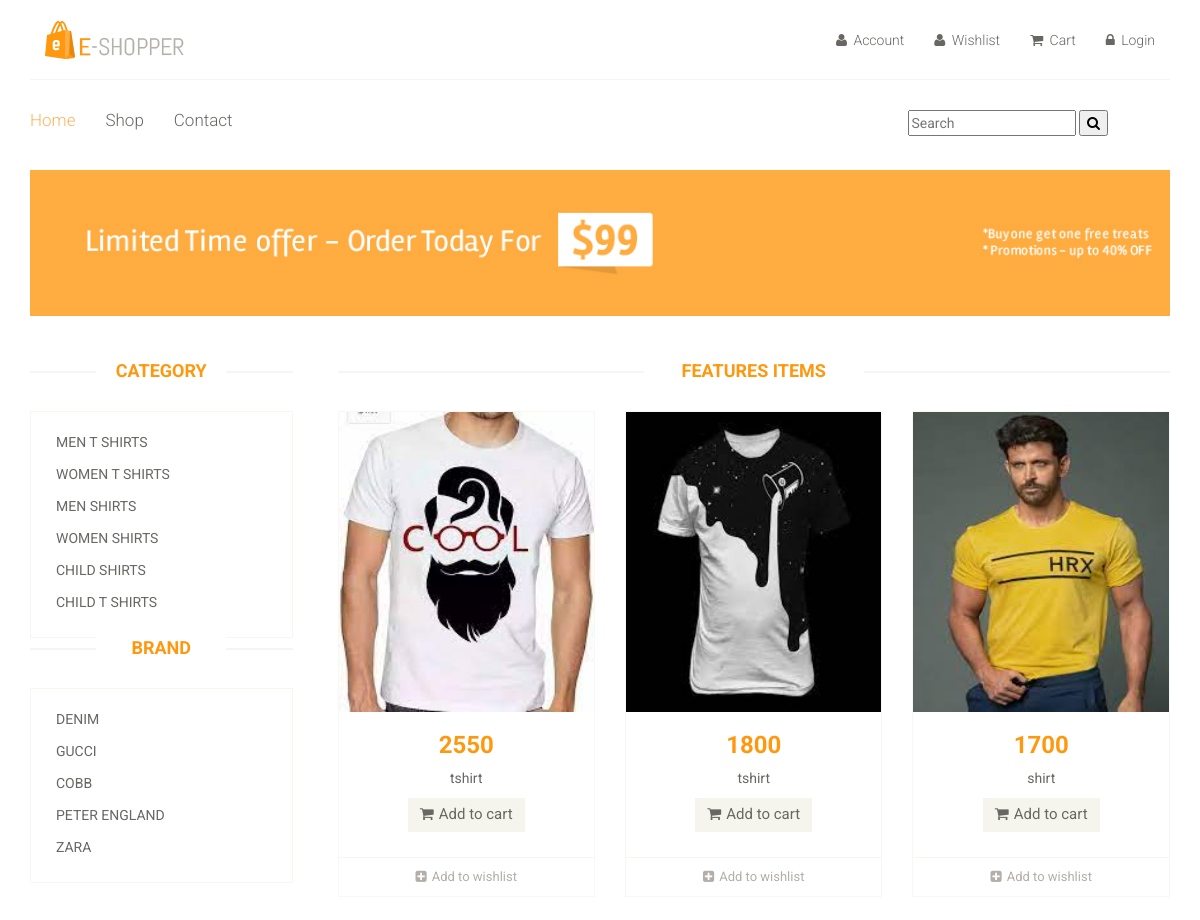
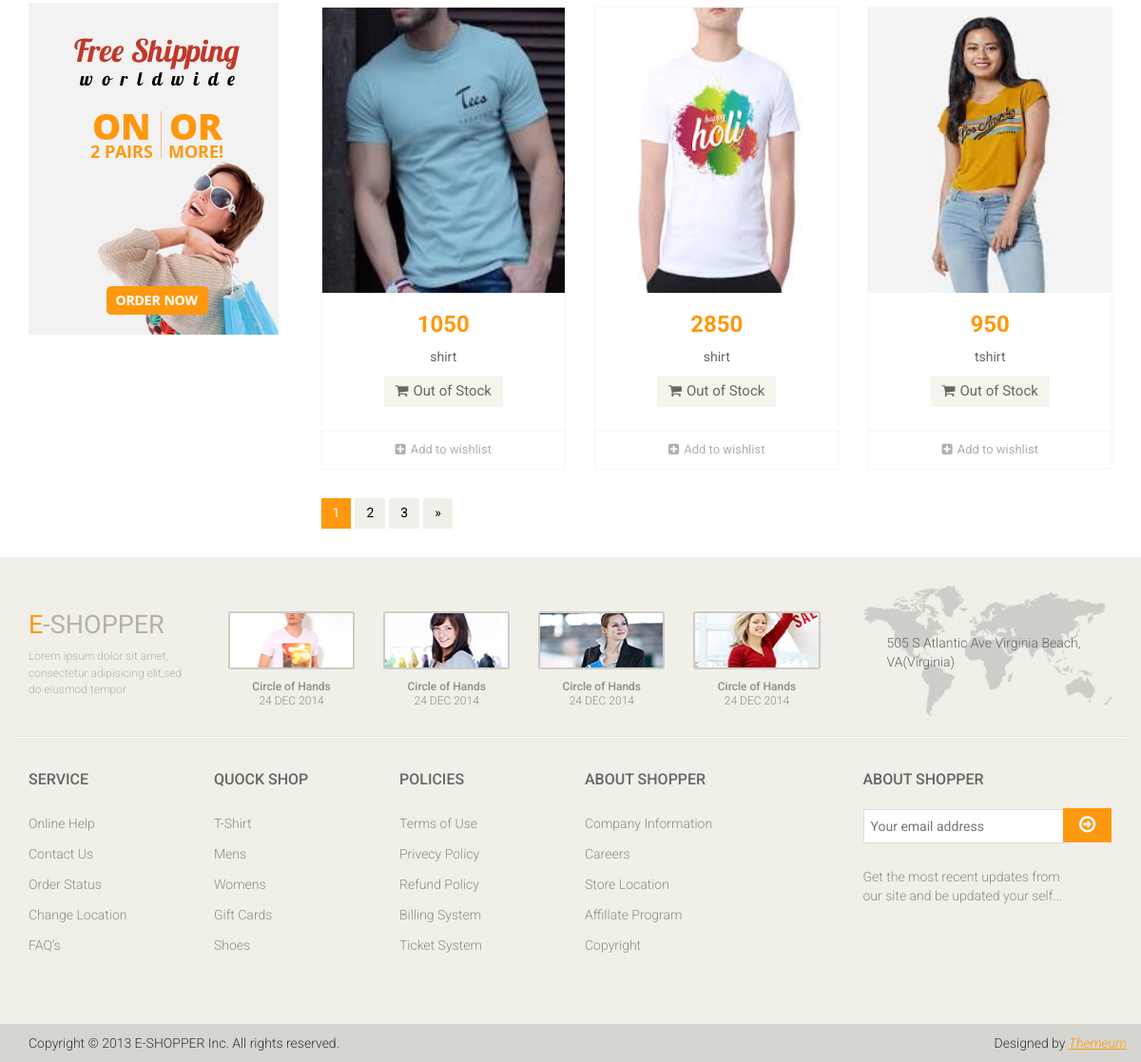
The page /shop/default/default/ on the database its author committed (2 pictures, top to bottom).
### mainApp/models.py (models this page shows, shortened)
class Category(models.Model):
    name=models.CharField(max_length=50)

class Brand(models.Model):
    name=models.CharField(max_length=50)

class Product(models.Model):
    name= models.CharField(max_length=50)
    desc= models.TextField()
    stock=models.BooleanField(default=False)
    category=models.ForeignKey(Category,on_delete=models.CASCADE)
    brand=models.ForeignKey(Brand,on_delete=models.CASCADE)
    seller=models.ForeignKey(Seller,on_delete=models.CASCADE)
    basePrice=models.IntegerField()
    discount=models.IntegerField(default=0,null=True,blank=True)
    finalPrice=models.IntegerField(default=0,null=True,blank=True)
    red= models.BooleanField(default=False,null=True,blank=True)
    green= models.BooleanField(default=False,null=True,blank=True)
    black= models.BooleanField(default=False,null=True,blank=True)
    white= models.BooleanField(default=False,null=True,blank=True)
    pink= models.BooleanField(default=False,null=True,blank=True)
    xs= models.BooleanField(default=False,null=True,blank=True)
    s= models.BooleanField(default=False,null=True,blank=True)
    l= models.BooleanField(default=False,null=True,blank=True)
    m= models.BooleanField(default=False,null=True,blank=True)
    xl= models.BooleanField(default=False,null=True,blank=True)
    xl= models.BooleanField(default=False,null=True,blank=True)
    img1= models.ImageField(upload_to='images/',default=None,null=True,blank=True)
    img2= models.ImageField(upload_to='images/',default=None,null=True,blank=True)
    img3= models.ImageField(upload_to='images/',default=None,null=True,blank=True)
    img4= models.ImageField(upload_to='images/',default=None,null=True,blank=True)
    img5= models.ImageField(upload_to='images/',default=None,null=True,blank=True)
    date=models.DateTimeField(auto_now=True)

### mainApp/views.py (the view)
# urls.py: path('shop/<str:cat>/<str:br>/',views.shopDetails),
def shopDetails(request,cat,br):
    c=Category.objects.all()
    brand=Brand.objects.all()
    if(cat=="default" and br=="default"):
        p=Product.objects.all()
    elif(not cat=="default" and br=="default"):
        cobj=Category.objects.get(name=cat)
        p=Product.objects.filter(category=cobj)
    elif(cat=="default" and not br=="default"):
        bobj=Brand.objects.get(name=br)
        p=Product.objects.filter(brand=bobj)
    else:
        cobj=Category.objects.get(name=cat)
        bobj=Brand.objects.get(name=br)
        p=Product.objects.filter(brand=bobj,category=cobj)
    return render(request, "shop.html",{
                        "Category":c,
                        "Brand":brand,
                        "Product":p,
                        "Cat":cat,
                        "Br":br})

### mainApp/templates/shop.html (shortened to what this page needs)
{% extends 'index.html' %}
{% load static %}
{% block body %}
	<section id="advertisement">
		<div class="container">
			<img src="{% static 'images/shop/advertisement.jpg' %}" alt="" />
		</div>
	</section>
	<section>
		<div class="container">
			<div class="row">
				<div class="col-sm-3">
					<div class="left-sidebar">
						<div class="brands_products">
							<h2>Category</h2>
							<div class="brands-name">
								<ul class="nav nav-pills nav-stacked">
									{% for i in Category %}
									<li><a href="/shop/{{i.name}}/{{Br}}/">{{i.name}}</a></li>
									{% endfor %}
								</ul>
							</div>
						</div>
						<div class="brands_products">
							<h2>Brand</h2>
							<div class="brands-name">
								<ul class="nav nav-pills nav-stacked">
									{% for i in Brand %}
									<li><a href="/shop/{{Cat}}/{{i.name}}/">{{i.name}}</a></li>
									{% endfor %}
								</ul>
							</div>
						</div>
						<div class="shipping text-center">
							<img src="{% static 'images/home/shipping.jpg' %}" alt="" />
						</div>
					</div>
				</div>
				<div class="col-sm-9 padding-right">
					<div class="features_items">
						<h2 class="title text-center">Features Items</h2>
						{% for i in Product %}
						<div class="col-sm-4">
							<div class="product-image-wrapper">
								<div class="single-products">
									<div class="productinfo text-center">
										<img src="{{i.img1.url}}" height="300px" width="150px" alt="" />
										<h2>{{i.finalPrice}}</h2>
										<p>{{i.name}}</p>
										{% if i.stock %}
										<a href="/product/{{i.id}}/" class="btn btn-default add-to-cart"><i class="fa fa-shopping-cart"></i>Add to cart</a>
										{% else %}
										<a href="/product/{{i.id}}/" class="btn btn-default add-to-cart" style="pointer-events: none"><i class="fa fa-shopping-cart"></i>Out of Stock</a>
										{% endif %}
									</div>
									<div class="product-overlay">
										<div class="overlay-content">
										</div>
									</div>
								</div>
								<div class="choose">
									<ul class="nav nav-pills nav-justified">
										<li><a href="/wishlist/{{i.id}}/"><i class="fa fa-plus-square"></i>Add to wishlist</a></li>
									</ul>
								</div>
							</div>
						</div>
						{% endfor %}
					</div>
						<ul class="pagination">
							<li class="active"><a href="">1</a></li>
							<li><a href="">2</a></li>
							<li><a href="">3</a></li>
							<li><a href="">&raquo;</a></li>
						</ul>
					</div>
				</div>
			</div>
	</section>
{% endblock %}

### mainApp/static/css/main.css (style rules this page uses)
body { font-family: 'Roboto', sans-serif; position: relative; font-weight: 400px; }
ul li { list-style: none; }
a { -webkit-transition: 300ms; transition: 300ms; }
h1, h2, h3, h4, h5, h6 { font-family: 'Roboto', sans-serif; }
.left-sidebar h2, .brands_products h2 { color: #FE980F; font-family: 'Roboto', sans-serif; font-size: 18px; font-weight: 700; margin: 0 auto 30px; text-align: center; text-transform: uppercase; position: relative; z-index: 3; }
.left-sidebar h2:after, h2.title:after { content: " "; position: absolute; border: 1px solid #f5f5f5; bottom: 8px; left: 0; width: 100%; height: 0; z-index: -2; }
.left-sidebar h2:before { content: " "; position: absolute; background: #fff; bottom: -6px; width: 130px; height: 30px; z-index: -1; left: 50%; margin-left: -65px; }
h2.title:before { content: " "; position: absolute; background: #fff; bottom: -6px; width: 220px; height: 30px; z-index: -1; left: 50%; margin-left: -110px; }
.brands-name { border: 1px solid #F7F7F0; padding-bottom: 20px; padding-top: 15px; }
.brands-name .nav-stacked li a { background-color: #FFFFFF; color: #696763; font-family: 'Roboto', sans-serif; font-size: 14px; padding: 5px 25px; text-decoration: none; text-transform: uppercase; }
.shipping { background-color: #F2F2F2; margin-top: 40px; overflow: hidden; padding-top: 20px; position: relative; }
.padding-right { padding-right: 0; }
.features_items { overflow: hidden; }
h2.title { color: #FE980F; font-family: 'Roboto', sans-serif; font-size: 18px; font-weight: 700; margin: 0 15px; text-transform: uppercase; margin-bottom: 30px; position: relative; }
.product-image-wrapper { border: 1px solid #F7F7F5; overflow: hidden; margin-bottom: 30px; }
.single-products { position: relative; }
.productinfo h2 { color: #FE980F; font-family: 'Roboto', sans-serif; font-size: 24px; font-weight: 700; }
.productinfo p { font-family: 'Roboto', sans-serif; font-size: 14px; font-weight: 400; color: #696763; }
.productinfo img { width: 100%; }
.productinfo { position: relative; }
.product-overlay { background: rgba(254, 152, 15, .8); top: 0; display: none; height: 0; position: absolute; -webkit-transition: height 500ms ease 0s; transition: height 500ms ease 0s; width: 100%; display: block; }
.product-overlay .overlay-content { bottom: 0; position: absolute; bottom: 0; text-align: center; width: 100%; }
.add-to-cart { background: #F5F5ED; border: 0 none; border-radius: 0; color: #696763; font-family: 'Roboto', sans-serif; font-size: 15px; margin-bottom: 25px; }
.add-to-cart i { margin-right: 5px; }
.choose { border-top: 1px solid #F7F7F0; }
.choose ul li a { color: #B3AFA8; font-family: 'Roboto', sans-serif; font-size: 13px; padding-left: 0; padding-right: 0; }
.choose ul li a i { margin-right: 5px; }
#advertisement { padding-bottom: 45px; }
#advertisement img { width: 100%; }
.pagination { display: inline-block; margin-bottom: 25px; margin-top: 0; padding-left: 15px; }
.pagination li:first-child a, .pagination li:first-child span { border-bottom-left-radius: 0; border-top-left-radius: 0; margin-left: 0; }
.pagination li:last-child a, .pagination li:last-child span { border-bottom-right-radius: 0; border-top-right-radius: 0; }
.pagination .active a, .pagination .active span, .pagination .active a:hover, .pagination .active span:hover, .pagination .active a:focus, .pagination .active span:focus { background-color: #FE980F; border-color: #FE980F; color: #FFFFFF; cursor: default; z-index: 2; }
.pagination li a, .pagination li span { background-color: #f0f0e9; border: 0; float: left; line-height: 1.42857; margin-left: -1px; padding: 6px 12px; position: relative; text-decoration: none; margin-right: 5px; color: #000; }

### rows shown on the page
Category: name "MEN T SHIRTS"
Category: name "WOMEN T SHIRTS"
Category: name "MEN SHIRTS"
Category: name "WOMEN SHIRTS"
Category: name "CHILD SHIRTS"
Category: name "CHILD T SHIRTS"
Brand: name "DENIM"
Brand: name "GUCCI"
Brand: name "COBB"
Brand: name "PETER ENGLAND"
Brand: name "ZARA"
Product: img1 (picture), finalPrice "2550", name "tshirt"
Product: img1 (picture), finalPrice "1800", name "tshirt"
Product: img1 (picture), finalPrice "1700", name "shirt"
Product: img1 (picture), finalPrice "1050", name "shirt"
Product: img1 (picture), finalPrice "2850", name "shirt"
Product: img1 (picture), finalPrice "950", name "tshirt"
